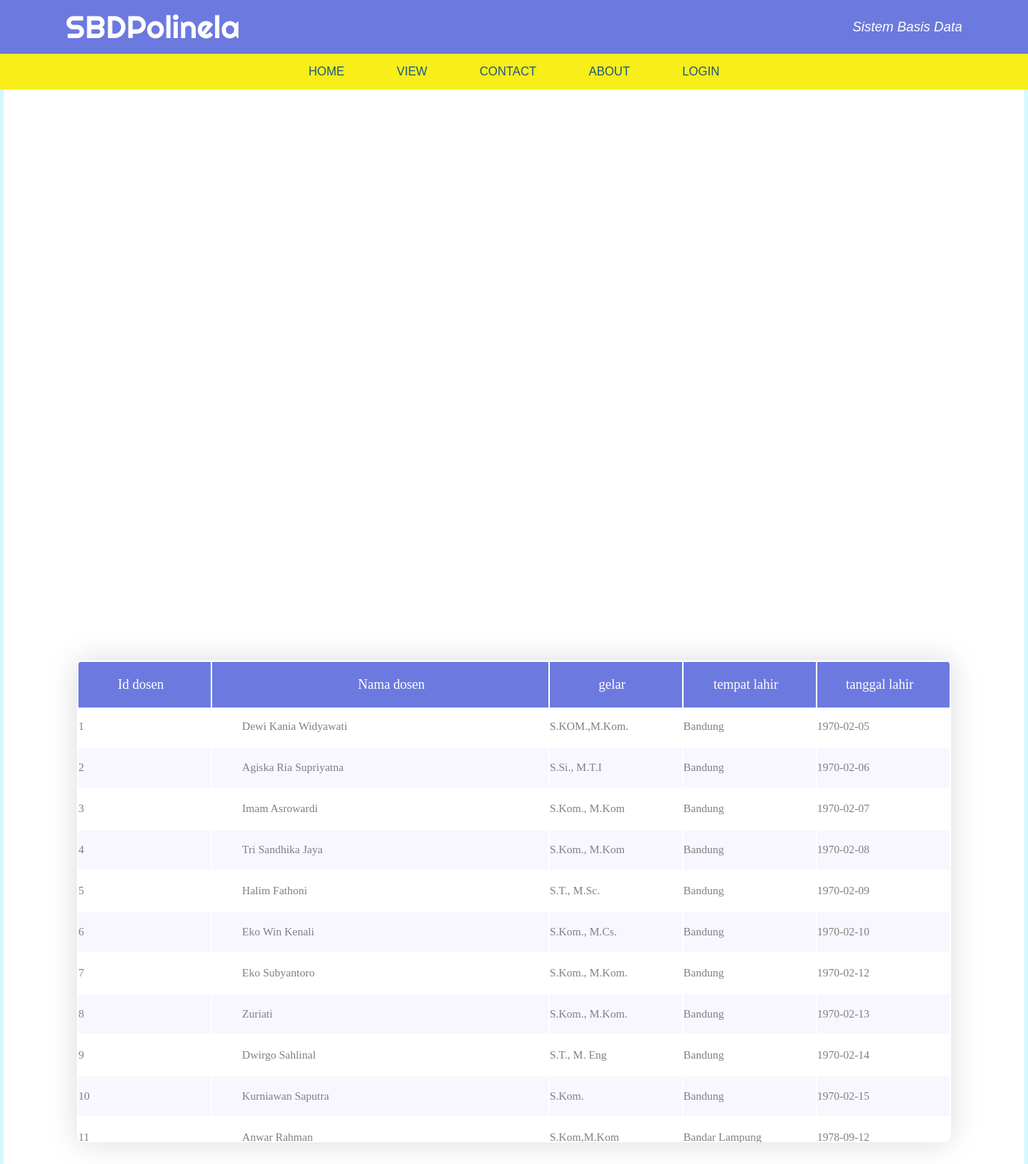
Page /view.php?a=listdosen on the committed database.
### tables this page shows
CREATE TABLE `dosen` (
  `iddosen` int(11) DEFAULT NULL,
  `nmdosen` varchar(21) DEFAULT NULL,
  `gelar` varchar(14) DEFAULT NULL,
  `tmpt_lahir` varchar(14) DEFAULT NULL,
  `tgl_lahir` varchar(10) DEFAULT NULL,
  `sex` varchar(1) DEFAULT NULL,
  `idprodi` int(11) DEFAULT NULL,
  `idpendidikan` int(11) DEFAULT NULL,
  `idjenjang` int(11) DEFAULT NULL
);

### view.php (the view, shortened to what this page needs)
<?php
 require ("header.php");
require("koneksi.php");
$hub=$koneksi;
$a = @$_GET["a"];
switch ($a) {
 case "listdosen":
 read_datadosen();
 break;
}
?>
<?php
function read_datadosen(){
  global $hub;
  $query = "select * from dosen";
  $result = mysqli_query($hub,$query);
?>
<link rel="stylesheet" href="css/main.css">
<link rel="stylesheet" href="css/util.css">
  <div class="limiter">
    <div class="container-table100">
      <div class="wrap-table100">
        <div class="table100 ver1 m-b-110">
          <div class="table100-head">
            <table>
              <thead>
                <tr class="row100 head">
                  <th class="cell100 column2">Id dosen</th>
                  <th class="cell100 column1">Nama dosen</th>
                  <th class="cell100 column2">gelar</th>
                  <th class="cell100 column2">tempat lahir</th>
                  <th class="cell100 column2">tanggal lahir</th>
                </tr>
              </thead>
            </table>
          </div>
          <div class="table100-body js-pscroll">
            <table>
              <tbody>
                <tr class="row100 body">
                <?php
while ($row = mysqli_fetch_array($result)) {
?>
  <td class="cell100 column2"><?php echo $row['iddosen']; ?></td>
  <td class="cell100 column1"><?php echo $row['nmdosen']; ?></td>
  <td class="cell100 column2"><?php echo $row['gelar']; ?></td>
  <td class="cell100 column2"><?php echo $row['tmpt_lahir']; ?></td>
  <td class="cell100 column2"><?php echo $row['tgl_lahir']; ?></td>
</tr>
<?php
}
?>
</table>
<?php
}
?>

### css/style.css (style rules this page uses)
body { background: #D7F7FE; font-family: "Nunito", sans-serif; color: #222; }
* { transition: all .65s ease; box-sizing: border-box; }

### css/main.css (style rules this page uses)
* { margin: 0px; padding: 0px; box-sizing: border-box; }
body, html { height: 100%; font-family: sans-serif; }
.js-pscroll { position: relative; overflow: hidden; }
.limiter { width: 1366px; margin: 0 auto; }
.container-table100 { width: 100%; min-height: 100vh; background: #fff; display: -webkit-box; display: -webkit-flex; display: -moz-box; display: -ms-flexbox; display: flex; align-items: center; justify-content: center; flex-wrap: wrap; padding: 33px 30px; }
.wrap-table100 { width: 1170px; }
.table100 { background-color: #fff; }
table { width: 100%; }
th, td { font-weight: unset; padding-right: 10px; }
.column1 { width: 33%; padding-left: 40px; }
.column2 { width: 13%; }
.table100-head th { padding-top: 18px; padding-bottom: 18px; }
.table100-body td { padding-top: 16px; padding-bottom: 16px; }
.table100 { position: relative; padding-top: 60px; }
.table100-head { position: absolute; width: 100%; top: 0; left: 0; }
.table100-body { max-height: 585px; overflow: auto; }
.table100.ver1 th { font-family: Lato-Bold; font-size: 18px; color: #fff; line-height: 1.4; background-color: #6c7ae0; }
.table100.ver1 td { font-family: Lato-Regular; font-size: 15px; color: #808080; line-height: 1.4; }
.table100.ver1 { border-radius: 10px; overflow: hidden; box-shadow: 0 0px 40px 0px rgba(0, 0, 0, 0.15); -moz-box-shadow: 0 0px 40px 0px rgba(0, 0, 0, 0.15); -webkit-box-shadow: 0 0px 40px 0px rgba(0, 0, 0, 0.15); -o-box-shadow: 0 0px 40px 0px rgba(0, 0, 0, 0.15); -ms-box-shadow: 0 0px 40px 0px rgba(0, 0, 0, 0.15); }

### rows in the picture
dosen: iddosen "1", nmdosen "Dewi Kania Widyawati", gelar "S.KOM.,M.Kom.", tmpt_lahir "Bandung", tgl_lahir "1970-02-05"
dosen: iddosen "2", nmdosen "Agiska Ria Supriyatna", gelar "S.Si., M.T.I", tmpt_lahir "Bandung", tgl_lahir "1970-02-06"
dosen: iddosen "3", nmdosen "Imam Asrowardi", gelar "S.Kom., M.Kom", tmpt_lahir "Bandung", tgl_lahir "1970-02-07"
dosen: iddosen "4", nmdosen "Tri Sandhika Jaya", gelar "S.Kom., M.Kom", tmpt_lahir "Bandung", tgl_lahir "1970-02-08"
dosen: iddosen "5", nmdosen "Halim Fathoni", gelar "S.T., M.Sc.", tmpt_lahir "Bandung", tgl_lahir "1970-02-09"
dosen: iddosen "6", nmdosen "Eko Win Kenali", gelar "S.Kom., M.Cs.", tmpt_lahir "Bandung", tgl_lahir "1970-02-10"
dosen: iddosen "7", nmdosen "Eko Subyantoro", gelar "S.Kom., M.Kom.", tmpt_lahir "Bandung", tgl_lahir "1970-02-12"
dosen: iddosen "8", nmdosen "Zuriati", gelar "S.Kom., M.Kom.", tmpt_lahir "Bandung", tgl_lahir "1970-02-13"
dosen: iddosen "9", nmdosen "Dwirgo Sahlinal", gelar "S.T., M. Eng", tmpt_lahir "Bandung", tgl_lahir "1970-02-14"
dosen: iddosen "10", nmdosen "Kurniawan Saputra", gelar "S.Kom.", tmpt_lahir "Bandung", tgl_lahir "1970-02-15"
dosen: iddosen "11", nmdosen "Anwar Rahman", gelar "S.Kom,M.Kom", tmpt_lahir "Bandar Lampung", tgl_lahir "1978-09-12"
